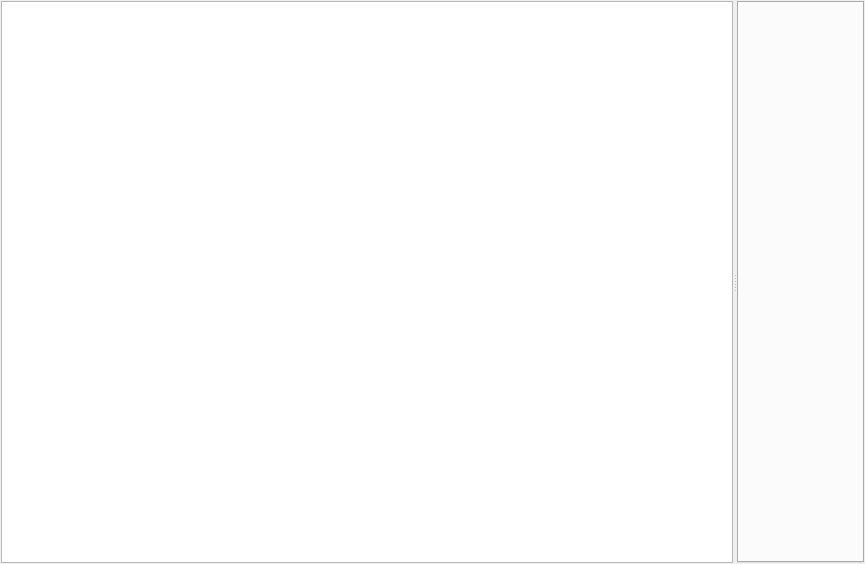
<?xml version="1.0" encoding="UTF-8"?>
<ui version="4.0">
 <class>SignalAnalysisWidget</class>
 <widget class="QWidget" name="SignalAnalysisWidget">
  <property name="geometry">
   <rect>
    <x>0</x>
    <y>0</y>
    <width>865</width>
    <height>564</height>
   </rect>
  </property>
  <property name="windowTitle">
   <string>Form</string>
  </property>
  <layout class="QHBoxLayout" name="horizontalLayout">
   <property name="spacing">
    <number>5</number>
   </property>
   <property name="leftMargin">
    <number>1</number>
   </property>
   <property name="topMargin">
    <number>1</number>
   </property>
   <property name="rightMargin">
    <number>1</number>
   </property>
   <property name="bottomMargin">
    <number>1</number>
   </property>
   <item>
    <widget class="QSplitter" name="splitter">
     <property name="orientation">
      <enum>Qt::Horizontal</enum>
     </property>
     <widget class="QTreeView" name="tvTests">
      <property name="sizePolicy">
       <sizepolicy hsizetype="Expanding" vsizetype="Expanding">
        <horstretch>1</horstretch>
        <verstretch>0</verstretch>
       </sizepolicy>
      </property>
      <property name="minimumSize">
       <size>
        <width>0</width>
        <height>0</height>
       </size>
      </property>
      <property name="maximumSize">
       <size>
        <width>16777215</width>
        <height>16777215</height>
       </size>
      </property>
     </widget>
     <widget class="QTabWidget" name="tabWidget">
      <property name="sizePolicy">
       <sizepolicy hsizetype="Expanding" vsizetype="Expanding">
        <horstretch>3</horstretch>
        <verstretch>0</verstretch>
       </sizepolicy>
      </property>
      <property name="minimumSize">
       <size>
        <width>0</width>
        <height>0</height>
       </size>
      </property>
      <property name="currentIndex">
       <number>-1</number>
      </property>
     </widget>
    </widget>
   </item>
  </layout>
 </widget>
 <resources/>
 <connections>
  <connection>
   <sender>splitter</sender>
   <signal>splitterMoved(int,int)</signal>
   <receiver>SignalAnalysisWidget</receiver>
   <slot>splitterMoved(int,int)</slot>
   <hints>
    <hint type="sourcelabel">
     <x>504</x>
     <y>59</y>
    </hint>
    <hint type="destinationlabel">
     <x>868</x>
     <y>55</y>
    </hint>
   </hints>
  </connection>
 </connections>
 <slots>
  <slot>splitterMoved(int,int)</slot>
 </slots>
</ui>
